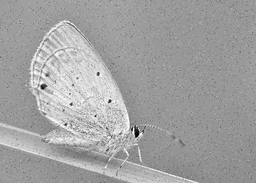
#> input picture different_noise_level/noisy_image_0_01.png, 256 x 183 px, shrunk from 640 x 457 before the run
$ python different_base_function.py
#> lines starting #> are read from the running program, lines starting #| are printed output that depends on the picture
### main.py
import cv2
import numpy as np
import matplotlib.pyplot as plt

# [29 lines left out: functions add_gaussian_noise, add_salt_and_pepper_noise, not called in this run]

class Least_square_denoise:
    def __init__(self, d, num_base_function=3):
        self.d = d
        self.num_base_function = num_base_function

    def get_input_coordinate_array(self, h_start, h_end, w_start, w_end):
        coordinate_array = np.zeros(((h_end - h_start + 1) * (w_end - w_start + 1), 2))
        n = 0
        for i in range(h_start, h_end + 1):
            for j in range(w_start, w_end + 1):
                coordinate_array[n, 0] = j
                coordinate_array[n, 1] = i
                n += 1

        return coordinate_array

    def get_base_vector_group(self, input_coordinate_array):
        A = np.zeros((len(input_coordinate_array), self.num_base_function))
        x = input_coordinate_array[:, 0]
        y = input_coordinate_array[:, 1]

        if self.num_base_function == 6:
            A[:, 0] = x ** 2
            A[:, 1] = y ** 2
            A[:, 2] = x * y
            A[:, 3] = x
            A[:, 4] = y
            A[:, 5] = 1
        elif self.num_base_function == 3:
            A[:, 0] = x
            A[:, 1] = y
            A[:, 2] = 1

        return A

    def small_area_LSF(self, small_area, A):
        lambda_ = small_area.ravel()
        fitting_func_coefficient = np.linalg.inv(A.T @ A) @ A.T @ lambda_
        central_value = fitting_func_coefficient[-1]

        return central_value

    # [42 lines left out: function choose_side_window, not called in this run]

    def LS_denoise(self, image):
        H, W = image.shape
        A = self.get_base_vector_group(
            self.get_input_coordinate_array(h_start=0 - self.d // 2, h_end=self.d // 2,
                                            w_start=0 - self.d // 2, w_end=self.d // 2)
        )
        output = image.copy()
        image_padding = np.pad(image, (self.d // 2, self.d // 2), "edge")
        for i in range(H):
            for j in range(W):
                small_area = image_padding[i:i+self.d, j:j+self.d]
                central_value = self.small_area_LSF(small_area=small_area, A=A)
                output[i, j] = central_value

        output = output.astype(np.uint8)
        return output

    # [19 lines left out: function SW_LS_denoise, not called in this run]

# [13 lines that do not run on import are left out]
    # cv2.waitKey(0)

### different_base_function.py
import cv2
from main import Least_square_denoise

image = cv2.imread("./different_noise_level/noisy_image_0_01.png", 0)
#> image is the input picture: shape (183, 256); min 0, max 255, mean 161.8

LSD_1 = Least_square_denoise(7)
output_image_highest_degree_1 = LSD_1.LS_denoise(image)
#> in LS_denoise, `image_padding = np.pad(image, (self.d // 2, self.d // 2), "edge")`:
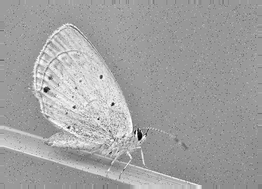
#> image_padding: shape (189, 262); min 0, max 255, mean 161.5
#> after the loop in LS_denoise, `for i in range(H):`:
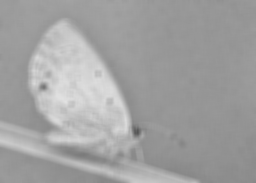
#> output: shape (183, 256); min 84, max 226, mean 161.3
cv2.imwrite("./different_base_function/output_image_highest_degree_1.png",
            output_image_highest_degree_1)

LSD_2 = Least_square_denoise(7, num_base_function=6)
output_image_highest_degree_2 = LSD_2.LS_denoise(image)
cv2.imwrite("./different_base_function/output_image_highest_degree_2.png",
            output_image_highest_degree_2)
